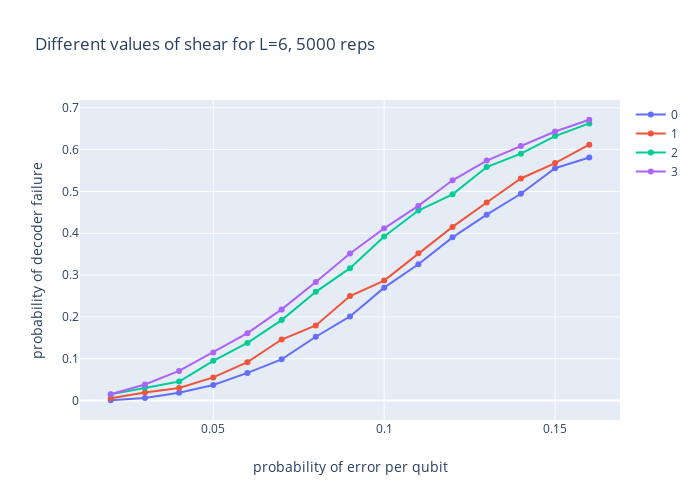

Notebook code cell kept with this figure:
### Code cell
x = list(np.arange(0.02, 0.16, 0.01))
y = {(6, 0): [0.0008, 0.0062, 0.0186, 0.0372, 0.0662, 0.0986, 0.1526, 0.2012, 0.27, 0.326, 0.3902, 0.4444, 0.4944, 0.5556, 0.5812],
(6, 1): [0.0056, 0.0194, 0.0302, 0.0554, 0.0918, 0.146, 0.1796, 0.25, 0.2868, 0.352, 0.4152, 0.4736, 0.531, 0.5678, 0.6118],
(6, 2): [0.0148, 0.031, 0.0456, 0.095, 0.1378, 0.1924, 0.26, 0.3166, 0.3924, 0.4544, 0.493, 0.5584, 0.5902, 0.6324, 0.6626],
(6, 3): [0.015, 0.0384, 0.071, 0.1152, 0.1612, 0.218, 0.2834, 0.3516, 0.4118, 0.4654, 0.5266, 0.5738, 0.6084, 0.6434, 0.6714]}
plot_plotly(x, y, 6, [0, 1, 2, 3], 'Different values of shear for L=6, 5000 reps')
